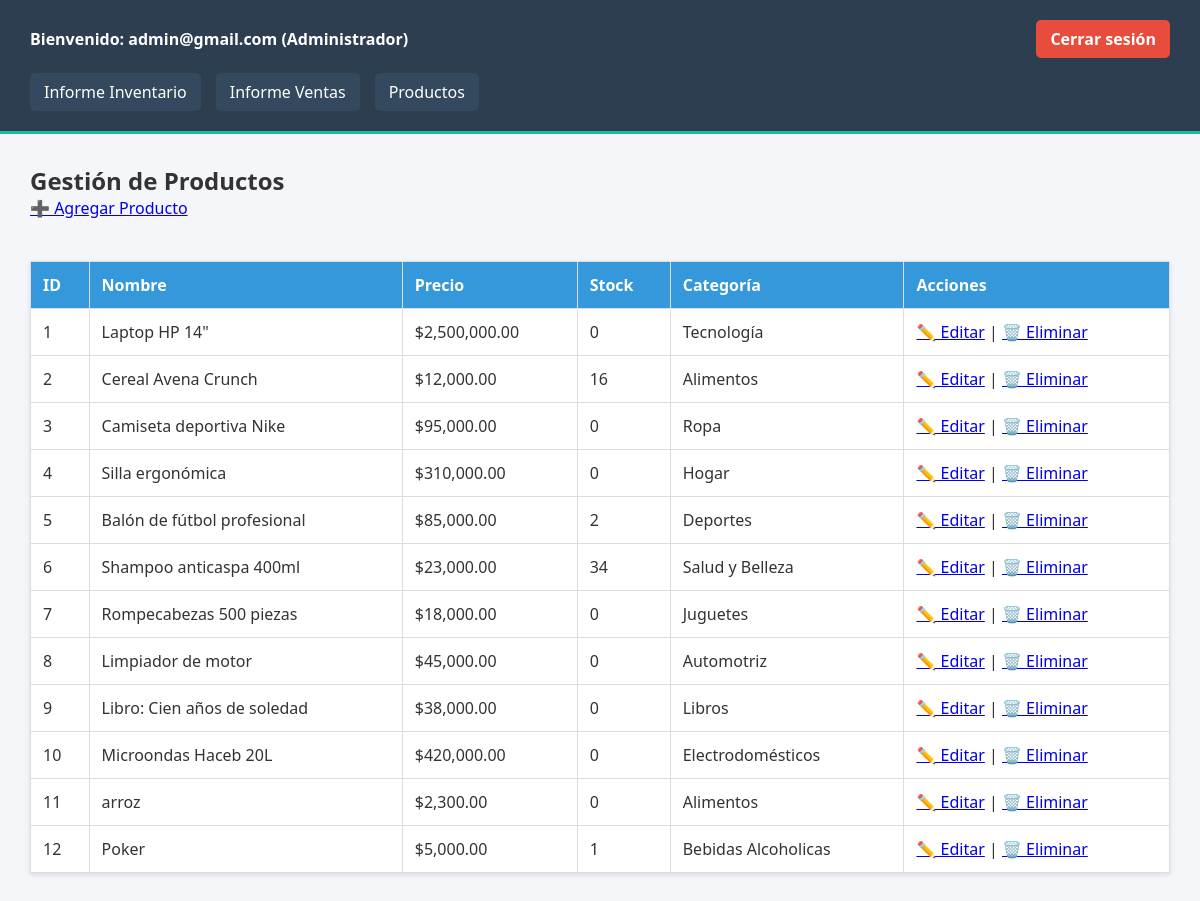
The page /admin/productos.php (signed in) on the database its author committed.
### tables this page shows
CREATE TABLE IF NOT EXISTS `producto` (
  `id_producto` int NOT NULL AUTO_INCREMENT,
  `nombre` varchar(60) NOT NULL,
  `precio` decimal(60,0) NOT NULL,
  `stock` int NOT NULL,
  `id_categoria` int NOT NULL,
  PRIMARY KEY (`id_producto`),
  KEY `fk_producto_id_categoria` (`id_categoria`)
);

CREATE TABLE IF NOT EXISTS `categoria` (
  `id_categoria` int NOT NULL AUTO_INCREMENT,
  `nombre` varchar(60) NOT NULL,
  `descripcion` varchar(255) NOT NULL,
  PRIMARY KEY (`id_categoria`)
);

### src/admin/productos.php (the view, shortened to what this page needs)
<?php
include "../includes/db.php";
include "../includes/header.php";
$accion = $_GET['accion'] ?? 'listar';
if ($accion === 'listar') {
    $query = "SELECT p.id_Producto AS id_producto, p.nombre, p.precio, p.stock, p.id_categoria, c.nombre AS categoria
              FROM producto p
              LEFT JOIN categoria c ON p.id_categoria = c.id_categoria";
    $result = $conn->query($query);
    echo "<h2>Gestión de Productos</h2>";
    echo "<a href='productos.php?accion=agregar'>➕ Agregar Producto</a><br><br>";
    echo "<table border='1' cellpadding='5'><tr>
            <th>ID</th><th>Nombre</th><th>Precio</th><th>Stock</th><th>Categoría</th><th>Acciones</th>
          </tr>";
    while ($row = $result->fetch_assoc()) {
        echo "<tr>
                <td>{$row['id_producto']}</td>
                <td>" . htmlspecialchars($row['nombre']) . "</td>
                <td>$" . number_format($row['precio'], 2) . "</td>
                <td>{$row['stock']}</td>
                <td>" . htmlspecialchars($row['categoria']) . "</td>
                <td>
                    <a href='productos.php?accion=editar&id={$row['id_producto']}'>✏️ Editar</a> |
                    <a href='productos.php?accion=eliminar&id={$row['id_producto']}' onclick='return confirm(\"¿Eliminar este producto?\")'>🗑️ Eliminar</a>
                </td>
              </tr>";
    }
    echo "</table>";
}
?>

### src/includes/header.php (shortened to what this page needs)
<?php
$rol = strtolower(trim($_SESSION['rol']));
?>
<!DOCTYPE html>
<html lang="es">
<head>
    <link rel="stylesheet" href="../css/estilos.css">
</head>
<body>
    <header class="main-header">
        <div class="container">
            <strong class="welcome">
                Bienvenido: <?php echo htmlspecialchars($_SESSION['correo']); ?> (<?php echo ucfirst($rol); ?>)
            </strong>
            <a class="btn logout" href="../logout.php">Cerrar sesión</a>
        </div>
        <nav class="main-nav">
            <?php if ($rol === 'cajero'): ?>
                <a href="../cajero/registrar_cliente.php">Registrar Cliente</a>
                <a href="../cajero/cierre_caja.php">Cierre Caja</a>
                <a href="../cajero/nueva_factura.php">Nueva Factura</a>
            <?php elseif ($rol === 'administrador'): ?>
                <a href="../admin/informe_inventario.php">Informe Inventario</a>
                <a href="../admin/informe_ventas.php">Informe Ventas</a>
                <a href="../admin/productos.php">Productos</a>
            <?php elseif ($rol === 'global'): ?>
                <a href="../global/usuarios.php">Gestión de Usuarios</a>
            <?php else: ?>
                <span>Rol desconocido</span>
            <?php endif; ?>
        </nav>
    </header>
    <main class="content">

### src/css/estilos.css (style rules this page uses)
* { margin: 0; padding: 0; box-sizing: border-box; }
body { font-family: 'Segoe UI', sans-serif; background-color: #f4f6f9; color: #333; }
.main-header { background-color: #2c3e50; color: white; padding: 20px 30px; border-bottom: 3px solid #1abc9c; }
.main-header .container { display: flex; justify-content: space-between; align-items: center; flex-wrap: wrap; }
.main-header .welcome { font-size: 16px; }
.main-header .btn.logout { background-color: #e74c3c; padding: 8px 14px; color: white; border: none; text-decoration: none; border-radius: 5px; font-weight: bold; }
.main-nav { margin-top: 15px; display: flex; gap: 15px; flex-wrap: wrap; }
.main-nav a { color: white; text-decoration: none; padding: 8px 14px; background-color: #34495e; border-radius: 5px; transition: background 0.3s; }
.content { padding: 30px; max-width: 1200px; margin: auto; }
table { width: 100%; border-collapse: collapse; margin-top: 20px; background-color: white; box-shadow: 0 2px 5px rgba(0,0,0,0.1); }
table th, table td { padding: 12px; border: 1px solid #ddd; text-align: left; }
table th { background-color: #3498db; color: white; }
button, .btn { padding: 10px 15px; border: none; border-radius: 6px; background-color: #3498db; color: white; cursor: pointer; transition: background 0.3s ease; }

### rows shown on the page
producto: id_producto "1", nombre "Laptop HP 14\"", precio "2,500,000.00", stock "0", id_categoria.nombre "Tecnología"
producto: id_producto "2", nombre "Cereal Avena Crunch", precio "12,000.00", stock "16", id_categoria.nombre "Alimentos"
producto: id_producto "3", nombre "Camiseta deportiva Nike", precio "95,000.00", stock "0", id_categoria.nombre "Ropa"
producto: id_producto "4", nombre "Silla ergonómica", precio "310,000.00", stock "0", id_categoria.nombre "Hogar"
producto: id_producto "5", nombre "Balón de fútbol profesional", precio "85,000.00", stock "2", id_categoria.nombre "Deportes"
producto: id_producto "6", nombre "Shampoo anticaspa 400ml", precio "23,000.00", stock "34", id_categoria.nombre "Salud y Belleza"
producto: id_producto "7", nombre "Rompecabezas 500 piezas", precio "18,000.00", stock "0", id_categoria.nombre "Juguetes"
producto: id_producto "8", nombre "Limpiador de motor", precio "45,000.00", stock "0", id_categoria.nombre "Automotriz"
producto: id_producto "9", nombre "Libro: Cien años de soledad", precio "38,000.00", stock "0", id_categoria.nombre "Libros"
producto: id_producto "10", nombre "Microondas Haceb 20L", precio "420,000.00", stock "0", id_categoria.nombre "Electrodomésticos"
producto: id_producto "11", nombre "arroz", precio "2,300.00", stock "0", id_categoria.nombre "Alimentos"
producto: id_producto "12", nombre "Poker", precio "5,000.00", stock "1", id_categoria.nombre "Bebidas Alcoholicas"

### other values the page prints
$_SESSION['correo'] "admin@gmail.com"
$rol "Administrador"
